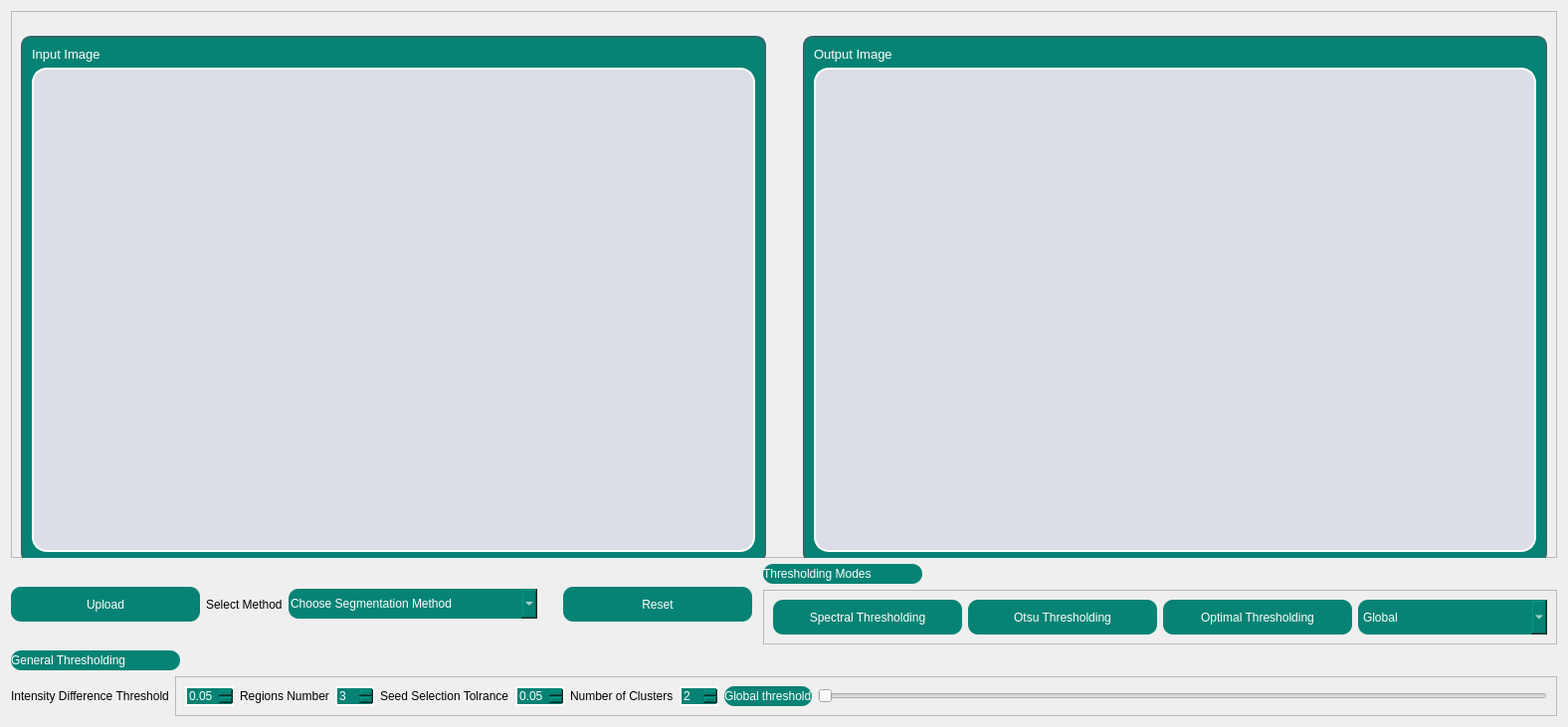
         <widget class="QWidget" name="tab_6">
          <attribute name="title">
           <string>Segmentation &amp; Thresholding</string>
          </attribute>
          <layout class="QGridLayout" name="gridLayout_11">
           <item row="0" column="0">
            <layout class="QGridLayout" name="gridLayout_9">
             <item row="1" column="0">
              <layout class="QVBoxLayout" name="verticalLayout_18">
               <item>
                <layout class="QHBoxLayout" name="horizontalLayout_24">
                 <item>
                  <layout class="QHBoxLayout" name="horizontalLayout_25">
                   <item>
                    <widget class="QPushButton" name="segment_upload_btn">
                     <property name="minimumSize">
                      <size>
                       <width>190</width>
                       <height>35</height>
                      </size>
                     </property>
                     <property name="maximumSize">
                      <size>
                       <width>200</width>
                       <height>16777215</height>
                      </size>
                     </property>
                     <property name="cursor">
                      <cursorShape>OpenHandCursor</cursorShape>
                     </property>
                     <property name="styleSheet">
                      <string notr="true">font: italic 10pt &quot;Georgia&quot;;
background-color: rgb(57, 143, 252);
background-color: rgb(6,131,116);

color: rgb(255, 255, 255);
buttoon-shadow: 2px 2px 5px rgb(0, 0, 0);
border-radius: 10px;</string>
                     </property>
                     <property name="text">
                      <string>Upload</string>
                     </property>
                    </widget>
                   </item>
                   <item>
                    <widget class="QLabel" name="label_44">
                     <property name="text">
                      <string>Select Method</string>
                     </property>
                    </widget>
                   </item>
                   <item>
                    <widget class="QComboBox" name="segment_method_combobox">
                     <property name="minimumSize">
                      <size>
                       <width>250</width>
                       <height>30</height>
                      </size>
                     </property>
                     <property name="maximumSize">
                      <size>
                       <width>500</width>
                       <height>16777215</height>
                      </size>
                     </property>
                     <property name="cursor">
                      <cursorShape>OpenHandCursor</cursorShape>
                     </property>
                     <property name="acceptDrops">
                      <bool>false</bool>
                     </property>
                     <property name="styleSheet">
                      <string notr="true">font: italic 10pt &quot;Georgia&quot;;
background-color: rgb(57, 143, 252);
background-color: rgb(6,131,116);

color: rgb(255, 255, 255);
buttoon-shadow: 2px 2px 5px rgb(0, 0, 0);
border-radius: 10px;</string>
                     </property>
                     <property name="editable">
                      <bool>true</bool>
                     </property>
                     <property name="currentText">
                      <string>Choose Segmentation Method</string>
                     </property>
                     <property name="placeholderText" stdset="0">
                      <string>Select A Method</string>
                     </property>
                     <item>
                      <property name="text">
                       <string>Choose Segmentation Method</string>
                      </property>
                     </item>
                     <item>
                      <property name="text">
                       <string>K means </string>
                      </property>
                     </item>
                     <item>
                      <property name="text">
                       <string>Region Growing</string>
                      </property>
                     </item>
                     <item>
                      <property name="text">
                       <string>Agg Clustering</string>
                      </property>
                     </item>
                     <item>
                      <property name="text">
                       <string>Mean shift</string>
                      </property>
                     </item>
                    </widget>
                   </item>
                   <item>
                    <spacer name="horizontalSpacer_18">
                     <property name="orientation">
                      <enum>Qt::Horizontal</enum>
                     </property>
                     <property name="sizeType">
                      <enum>QSizePolicy::Fixed</enum>
                     </property>
                     <property name="sizeHint" stdset="0">
                      <size>
                       <width>20</width>
                       <height>20</height>
                      </size>
                     </property>
                    </spacer>
                   </item>
                   <item>
                    <widget class="QPushButton" name="segment_reset_btn">
                     <property name="minimumSize">
                      <size>
                       <width>190</width>
                       <height>35</height>
                      </size>
                     </property>
                     <property name="maximumSize">
                      <size>
                       <width>200</width>
                       <height>16777215</height>
                      </size>
                     </property>
                     <property name="cursor">
                      <cursorShape>OpenHandCursor</cursorShape>
                     </property>
                     <property name="styleSheet">
                      <string notr="true">font: italic 10pt &quot;Georgia&quot;;
background-color: rgb(57, 143, 252);
background-color: rgb(6,131,116);

color: rgb(255, 255, 255);
buttoon-shadow: 2px 2px 5px rgb(0, 0, 0);
border-radius: 10px;</string>
                     </property>
                     <property name="text">
                      <string>Reset</string>
                     </property>
                    </widget>
                   </item>
                  </layout>
                 </item>
                 <item>
                  <spacer name="horizontalSpacer_22">
                   <property name="orientation">
                    <enum>Qt::Horizontal</enum>
                   </property>
                   <property name="sizeType">
                    <enum>QSizePolicy::Fixed</enum>
                   </property>
                   <property name="sizeHint" stdset="0">
                    <size>
                     <width>5</width>
                     <height>20</height>
                    </size>
                   </property>
                  </spacer>
                 </item>
                 <item>
                  <layout class="QVBoxLayout" name="verticalLayout_27">
                   <item>
                    <widget class="QLabel" name="label_34">
                     <property name="minimumSize">
                      <size>
                       <width>50</width>
                       <height>20</height>
                      </size>
                     </property>
                     <property name="maximumSize">
                      <size>
                       <width>160</width>
                       <height>50</height>
                      </size>
                     </property>
                     <property name="styleSheet">
                      <string notr="true">background-color: rgb(37, 42, 64);
background-color: rgb(6,131,116,255);

color: rgb(255, 255, 255);
font: italic 10pt &quot;Georgia&quot;;
buttoon-shadow: 2px 2px 5px rgb(0, 0, 0);
border-radius: 10px;</string>
                     </property>
                     <property name="text">
                      <string>Thresholding Modes </string>
                     </property>
                    </widget>
                   </item>
                   <item>
                    <widget class="QFrame" name="frame_3">
                     <property name="frameShape">
                      <enum>QFrame::StyledPanel</enum>
                     </property>
                     <property name="frameShadow">
                      <enum>QFrame::Raised</enum>
                     </property>
                     <layout class="QHBoxLayout" name="horizontalLayout_27">
                      <item>
                       <widget class="QPushButton" name="spectral_thresholding_button">
                        <property name="minimumSize">
                         <size>
                          <width>190</width>
                          <height>35</height>
                         </size>
                        </property>
                        <property name="cursor">
                         <cursorShape>OpenHandCursor</cursorShape>
                        </property>
                        <property name="styleSheet">
                         <string notr="true">font: italic 10pt &quot;Georgia&quot;;
background-color: rgb(57, 143, 252);
background-color: rgb(6,131,116);

color: rgb(255, 255, 255);
buttoon-shadow: 2px 2px 5px rgb(0, 0, 0);
border-radius: 10px;</string>
                        </property>
                        <property name="text">
                         <string>Spectral Thresholding</string>
                        </property>
                       </widget>
                      </item>
                      <item>
                       <widget class="QPushButton" name="otsu_thresholding_button">
                        <property name="minimumSize">
                         <size>
                          <width>190</width>
                          <height>35</height>
                         </size>
                        </property>
                        <property name="maximumSize">
                         <size>
                          <width>200</width>
                          <height>16777215</height>
                         </size>
                        </property>
                        <property name="cursor">
                         <cursorShape>OpenHandCursor</cursorShape>
                        </property>
                        <property name="styleSheet">
                         <string notr="true">font: italic 10pt &quot;Georgia&quot;;
background-color: rgb(57, 143, 252);
background-color: rgb(6,131,116);

color: rgb(255, 255, 255);
buttoon-shadow: 2px 2px 5px rgb(0, 0, 0);
border-radius: 10px;</string>
                        </property>
                        <property name="text">
                         <string>Otsu Thresholding</string>
                        </property>
                       </widget>
                      </item>
                      <item>
                       <widget class="QPushButton" name="optimum_thresholding_button">
                        <property name="minimumSize">
                         <size>
                          <width>190</width>
                          <height>35</height>
                         </size>
                        </property>
                        <property name="maximumSize">
                         <size>
                          <width>200</width>
                          <height>16777215</height>
                         </size>
                        </property>
                        <property name="cursor">
                         <cursorShape>OpenHandCursor</cursorShape>
                        </property>
                        <property name="styleSheet">
                         <string notr="true">font: italic 10pt &quot;Georgia&quot;;
background-color: rgb(57, 143, 252);
background-color: rgb(6,131,116);

color: rgb(255, 255, 255);
buttoon-shadow: 2px 2px 5px rgb(0, 0, 0);
border-radius: 10px;</string>
                        </property>
                        <property name="text">
                         <string>Optimal Thresholding</string>
                        </property>
                       </widget>
                      </item>
                      <item>
                       <widget class="QComboBox" name="global_local_thresholding_combobox">
                        <property name="minimumSize">
                         <size>
                          <width>190</width>
                          <height>35</height>
                         </size>
                        </property>
                        <property name="maximumSize">
                         <size>
                          <width>200</width>
                          <height>16777215</height>
                         </size>
                        </property>
                        <property name="cursor">
                         <cursorShape>OpenHandCursor</cursorShape>
                        </property>
                        <property name="styleSheet">
                         <string notr="true">font: italic 10pt &quot;Georgia&quot;;
background-color: rgb(57, 143, 252);
background-color: rgb(6,131,116);

color: rgb(255, 255, 255);
buttoon-shadow: 2px 2px 5px rgb(0, 0, 0);
border-radius: 10px;</string>
                        </property>
                        <item>
                         <property name="text">
                          <string>Global</string>
                         </property>
                        </item>
                        <item>
                         <property name="text">
                          <string>Local</string>
                         </property>
                        </item>
                       </widget>
                      </item>
                     </layout>
                    </widget>
                   </item>
                  </layout>
                 </item>
                </layout>
               </item>
               <item>
                <layout class="QVBoxLayout" name="verticalLayout_28">
                 <item>
                  <widget class="QLabel" name="label_42">
                   <property name="minimumSize">
                    <size>
                     <width>50</width>
                     <height>20</height>
                    </size>
                   </property>
                   <property name="maximumSize">
                    <size>
                     <width>170</width>
                     <height>50</height>
                    </size>
                   </property>
                   <property name="styleSheet">
                    <string notr="true">background-color: rgb(37, 42, 64);
background-color: rgb(6,131,116,255);

color: rgb(255, 255, 255);
font: italic 10pt &quot;Georgia&quot;;
buttoon-shadow: 2px 2px 5px rgb(0, 0, 0);
border-radius: 10px;</string>
                   </property>
                   <property name="text">
                    <string>General Thresholding</string>
                   </property>
                  </widget>
                 </item>
                 <item>
                  <layout class="QHBoxLayout" name="horizontalLayout_28">
                   <item>
                    <widget class="QLabel" name="label_45">
                     <property name="text">
                      <string>Intensity Difference Threshold</string>
                     </property>
                    </widget>
                   </item>
                   <item>
                    <widget class="QFrame" name="frame_5">
                     <property name="frameShape">
                      <enum>QFrame::StyledPanel</enum>
                     </property>
                     <property name="frameShadow">
                      <enum>QFrame::Raised</enum>
                     </property>
                     <layout class="QHBoxLayout" name="horizontalLayout_30">
                      <item>
                       <widget class="QDoubleSpinBox" name="intensity_diff_tolerance_spinbox">
                        <property name="styleSheet">
                         <string notr="true">background-color: rgb(37, 42, 64);
background-color: rgb(6,131,116,255);

color: rgb(255, 255, 255);
border-radius: 15px;
box-shadow : 0px 4px 20px rgba(0, 0, 0, 0.6);
border : 2px solid rgb(255, 255, 255); </string>
                        </property>
                        <property name="maximum">
                         <double>1.000000000000000</double>
                        </property>
                        <property name="singleStep">
                         <double>0.010000000000000</double>
                        </property>
                        <property name="value">
                         <double>0.050000000000000</double>
                        </property>
                       </widget>
                      </item>
                      <item>
                       <widget class="QLabel" name="label_46">
                        <property name="text">
                         <string>Regions Number</string>
                        </property>
                       </widget>
                      </item>
                      <item>
                       <widget class="QSpinBox" name="regions_num_spinbox">
                        <property name="styleSheet">
                         <string notr="true">background-color: rgb(37, 42, 64);
background-color: rgb(6,131,116,255);

color: rgb(255, 255, 255);
border-radius: 15px;
box-shadow : 0px 4px 20px rgba(0, 0, 0, 0.6);
border : 2px solid rgb(255, 255, 255); </string>
                        </property>
                        <property name="value">
                         <number>3</number>
                        </property>
                       </widget>
                      </item>
                      <item>
                       <widget class="QLabel" name="label_47">
                        <property name="text">
                         <string>Seed Selection Tolrance</string>
                        </property>
                       </widget>
                      </item>
                      <item>
                       <widget class="QDoubleSpinBox" name="seed_tolerance_spinbox">
                        <property name="styleSheet">
                         <string notr="true">background-color: rgb(37, 42, 64);
background-color: rgb(6,131,116,255);

color: rgb(255, 255, 255);
border-radius: 15px;
box-shadow : 0px 4px 20px rgba(0, 0, 0, 0.6);
border : 2px solid rgb(255, 255, 255); </string>
                        </property>
                        <property name="maximum">
                         <double>1.000000000000000</double>
                        </property>
                        <property name="singleStep">
                         <double>0.010000000000000</double>
                        </property>
                        <property name="value">
                         <double>0.050000000000000</double>
                        </property>
                       </widget>
                      </item>
                      <item>
                       <widget class="QLabel" name="label_50">
                        <property name="text">
                         <string>Number of Clusters</string>
                        </property>
                       </widget>
                      </item>
                      <item>
                       <widget class="QDoubleSpinBox" name="num_clusters">
                        <property name="styleSheet">
                         <string notr="true">background-color: rgb(37, 42, 64);
background-color: rgb(6,131,116,255);

color: rgb(255, 255, 255);
border-radius: 15px;
box-shadow : 0px 4px 20px rgba(0, 0, 0, 0.6);
border : 2px solid rgb(255, 255, 255); </string>
                        </property>
                        <property name="decimals">
                         <number>0</number>
                        </property>
                        <property name="minimum">
                         <double>2.000000000000000</double>
                        </property>
                        <property name="maximum">
                         <double>20.000000000000000</double>
                        </property>
                        <property name="singleStep">
                         <double>1.000000000000000</double>
                        </property>
                        <property name="value">
                         <double>2.000000000000000</double>
                        </property>
                       </widget>
                      </item>
                      <item>
                       <widget class="QLabel" name="label_43">
                        <property name="minimumSize">
                         <size>
                          <width>50</width>
                          <height>20</height>
                         </size>
                        </property>
                        <property name="maximumSize">
                         <size>
                          <width>160</width>
                          <height>50</height>
                         </size>
                        </property>
                        <property name="styleSheet">
                         <string notr="true">background-color: rgb(37, 42, 64);
background-color: rgb(6,131,116,255);

color: rgb(255, 255, 255);
font: italic 10pt &quot;Georgia&quot;;
buttoon-shadow: 2px 2px 5px rgb(0, 0, 0);
border-radius: 10px;</string>
                        </property>
                        <property name="text">
                         <string>Global threshold</string>
                        </property>
                       </widget>
                      </item>
                      <item>
                       <widget class="QSlider" name="radiusSLider">
                        <property name="orientation">
                         <enum>Qt::Horizontal</enum>
                        </property>
                       </widget>
                      </item>
                     </layout>
                    </widget>
                   </item>
                  </layout>
                 </item>
                </layout>
               </item>
              </layout>
             </item>
             <item row="0" column="0">
              <widget class="QFrame" name="frame_7">
               <property name="frameShape">
                <enum>QFrame::StyledPanel</enum>
               </property>
               <property name="frameShadow">
                <enum>QFrame::Raised</enum>
               </property>
               <layout class="QHBoxLayout" name="horizontalLayout_31">
                <item>
                 <widget class="QFrame" name="frame_8">
                  <property name="enabled">
                   <bool>true</bool>
                  </property>
                  <property name="minimumSize">
                   <size>
                    <width>700</width>
                    <height>530</height>
                   </size>
                  </property>
                  <property name="maximumSize">
                   <size>
                    <width>850</width>
                    <height>500</height>
                   </size>
                  </property>
                  <property name="styleSheet">
                   <string notr="true">background-color: rgb(37, 42, 64);
background-color: rgb(6,131,116,255);

color: rgb(255, 255, 255);
border-radius: 15px;
box-shadow : 0px 4px 20px rgba(0, 0, 0, 0.6);
border : 2px solid rgb(255, 255, 255); 
           border: 2px solid  #316669;
          border-radius: 10px;
      </string>
                  </property>
                  <property name="frameShape">
                   <enum>QFrame::StyledPanel</enum>
                  </property>
                  <property name="frameShadow">
                   <enum>QFrame::Raised</enum>
                  </property>
                  <layout class="QVBoxLayout" name="verticalLayout_29">
                   <item>
                    <widget class="QLabel" name="label_49">
                     <property name="font">
                      <font>
                       <family>MS Shell Dlg 2</family>
                       <pointsize>10</pointsize>
                       <weight>50</weight>
                       <italic>false</italic>
                       <bold>false</bold>
                      </font>
                     </property>
                     <property name="styleSheet">
                      <string notr="true">color: rgb(255, 255, 255);

font: 10pt &quot;MS Shell Dlg 2&quot;;
border : 0;
</string>
                     </property>
                     <property name="text">
                      <string>Input Image </string>
                     </property>
                    </widget>
                   </item>
                   <item>
                    <widget class="QGraphicsView" name="segment_input_graphics_view">
                     <property name="styleSheet">
                      <string notr="true">font: italic 10pt &quot;Georgia&quot;;
background-color: rgb(57, 143, 252);
background-color: rgb(219,222,230);

color: rgb(255, 255, 255);
color: rgb(2, 39, 35);
buttoon-shadow: 2px 2px 5px rgb(0, 0, 0);
border-radius: 15px;
box-shadow : 0px 4px 20px rgba(0, 0, 0, 0.6);
border : 2px solid rgb(255, 255, 255); </string>
                     </property>
                    </widget>
                   </item>
                  </layout>
                 </widget>
                </item>
                <item>
                 <spacer name="horizontalSpacer_24">
                  <property name="orientation">
                   <enum>Qt::Horizontal</enum>
                  </property>
                  <property name="sizeType">
                   <enum>QSizePolicy::Minimum</enum>
                  </property>
                  <property name="sizeHint" stdset="0">
                   <size>
                    <width>31</width>
                    <height>20</height>
                   </size>
                  </property>
                 </spacer>
                </item>
                <item>
                 <widget class="QFrame" name="frame_9">
                  <property name="minimumSize">
                   <size>
                    <width>700</width>
                    <height>530</height>
                   </size>
                  </property>
                  <property name="maximumSize">
                   <size>
                    <width>850</width>
                    <height>500</height>
                   </size>
                  </property>
                  <property name="styleSheet">
                   <string notr="true">background-color: rgb(37, 42, 64);
background-color: rgb(6,131,116,255);

color: rgb(255, 255, 255);
border-radius: 15px;
box-shadow : 0px 4px 20px rgba(0, 0, 0, 0.6);
border : 2px solid rgb(255, 255, 255); 
           border: 2px solid  #316669;
          border-radius: 10px;
      </string>
                  </property>
                  <property name="frameShape">
                   <enum>QFrame::StyledPanel</enum>
                  </property>
                  <property name="frameShadow">
                   <enum>QFrame::Raised</enum>
                  </property>
                  <layout class="QVBoxLayout" name="verticalLayout_30">
                   <item>
                    <widget class="QLabel" name="label_48">
                     <property name="font">
                      <font>
                       <family>MS Shell Dlg 2</family>
                       <pointsize>10</pointsize>
                       <weight>50</weight>
                       <italic>false</italic>
                       <bold>false</bold>
                      </font>
                     </property>
                     <property name="styleSheet">
                      <string notr="true">color: rgb(255, 255, 255);

font: 10pt &quot;MS Shell Dlg 2&quot;;
border : 0;
</string>
                     </property>
                     <property name="text">
                      <string>Output Image</string>
                     </property>
                    </widget>
                   </item>
                   <item>
                    <widget class="QGraphicsView" name="segment_output_graphics_view">
                     <property name="styleSheet">
                      <string notr="true">font: italic 10pt &quot;Georgia&quot;;
background-color: rgb(57, 143, 252);
background-color: rgb(219,222,230);

color: rgb(255, 255, 255);
color: rgb(2, 39, 35);
buttoon-shadow: 2px 2px 5px rgb(0, 0, 0);
border-radius: 15px;
box-shadow : 0px 4px 20px rgba(0, 0, 0, 0.6);
border : 2px solid rgb(255, 255, 255); </string>
                     </property>
                    </widget>
                   </item>
                  </layout>
                 </widget>
                </item>
               </layout>
              </widget>
             </item>
            </layout>
           </item>
          </layout>
         </widget>
